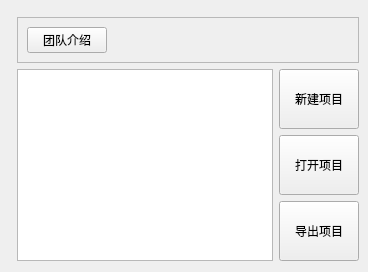
                     <widget class="QWidget" name="home">
                      <property name="sizePolicy">
                       <sizepolicy hsizetype="Expanding" vsizetype="Preferred">
                        <horstretch>0</horstretch>
                        <verstretch>0</verstretch>
                       </sizepolicy>
                      </property>
                      <property name="cursor">
                       <cursorShape>ArrowCursor</cursorShape>
                      </property>
                      <property name="styleSheet">
                       <string notr="true"/>
                      </property>
                      <layout class="QGridLayout" name="gridLayout_5">
                       <property name="rightMargin">
                        <number>9</number>
                       </property>
                       <item row="5" column="2">
                        <widget class="QPushButton" name="exploreFile">
                         <property name="sizePolicy">
                          <sizepolicy hsizetype="Expanding" vsizetype="Expanding">
                           <horstretch>0</horstretch>
                           <verstretch>0</verstretch>
                          </sizepolicy>
                         </property>
                         <property name="text">
                          <string>导出项目</string>
                         </property>
                        </widget>
                       </item>
                       <item row="0" column="0" rowspan="2" colspan="2">
                        <widget class="QWidget" name="widget" native="true"/>
                       </item>
                       <item row="4" column="2">
                        <widget class="QPushButton" name="openFile">
                         <property name="sizePolicy">
                          <sizepolicy hsizetype="Expanding" vsizetype="Expanding">
                           <horstretch>0</horstretch>
                           <verstretch>0</verstretch>
                          </sizepolicy>
                         </property>
                         <property name="text">
                          <string>打开项目</string>
                         </property>
                        </widget>
                       </item>
                       <item row="1" column="1" colspan="2">
                        <widget class="QFrame" name="frame">
                         <property name="sizePolicy">
                          <sizepolicy hsizetype="Expanding" vsizetype="Expanding">
                           <horstretch>0</horstretch>
                           <verstretch>0</verstretch>
                          </sizepolicy>
                         </property>
                         <property name="frameShape">
                          <enum>QFrame::StyledPanel</enum>
                         </property>
                         <property name="frameShadow">
                          <enum>QFrame::Raised</enum>
                         </property>
                         <layout class="QHBoxLayout" name="horizontalLayout_7">
                          <item>
                           <widget class="QPushButton" name="btn_team">
                            <property name="sizePolicy">
                             <sizepolicy hsizetype="Expanding" vsizetype="Expanding">
                              <horstretch>0</horstretch>
                              <verstretch>0</verstretch>
                             </sizepolicy>
                            </property>
                            <property name="text">
                             <string>团队介绍</string>
                            </property>
                            <property name="autoRepeatDelay">
                             <number>300</number>
                            </property>
                           </widget>
                          </item>
                          <item>
                           <spacer name="horizontalSpacer_5">
                            <property name="orientation">
                             <enum>Qt::Horizontal</enum>
                            </property>
                            <property name="sizeHint" stdset="0">
                             <size>
                              <width>40</width>
                              <height>20</height>
                             </size>
                            </property>
                           </spacer>
                          </item>
                          <item>
                           <spacer name="horizontalSpacer_4">
                            <property name="orientation">
                             <enum>Qt::Horizontal</enum>
                            </property>
                            <property name="sizeHint" stdset="0">
                             <size>
                              <width>40</width>
                              <height>20</height>
                             </size>
                            </property>
                           </spacer>
                          </item>
                          <item>
                           <spacer name="horizontalSpacer_3">
                            <property name="orientation">
                             <enum>Qt::Horizontal</enum>
                            </property>
                            <property name="sizeHint" stdset="0">
                             <size>
                              <width>40</width>
                              <height>20</height>
                             </size>
                            </property>
                           </spacer>
                          </item>
                          <item>
                           <spacer name="horizontalSpacer_2">
                            <property name="orientation">
                             <enum>Qt::Horizontal</enum>
                            </property>
                            <property name="sizeHint" stdset="0">
                             <size>
                              <width>40</width>
                              <height>20</height>
                             </size>
                            </property>
                           </spacer>
                          </item>
                          <item>
                           <spacer name="horizontalSpacer">
                            <property name="orientation">
                             <enum>Qt::Horizontal</enum>
                            </property>
                            <property name="sizeHint" stdset="0">
                             <size>
                              <width>40</width>
                              <height>20</height>
                             </size>
                            </property>
                           </spacer>
                          </item>
                         </layout>
                        </widget>
                       </item>
                       <item row="3" column="2">
                        <widget class="QPushButton" name="creatNewFile">
                         <property name="sizePolicy">
                          <sizepolicy hsizetype="Expanding" vsizetype="Expanding">
                           <horstretch>0</horstretch>
                           <verstretch>0</verstretch>
                          </sizepolicy>
                         </property>
                         <property name="text">
                          <string>新建项目</string>
                         </property>
                        </widget>
                       </item>
                       <item row="3" column="1" rowspan="3">
                        <widget class="QListView" name="listView">
                         <property name="font">
                          <font>
                           <family>Segoe UI</family>
                           <pointsize>10</pointsize>
                           <italic>false</italic>
                           <bold>false</bold>
                          </font>
                         </property>
                        </widget>
                       </item>
                      </layout>
                     </widget>
